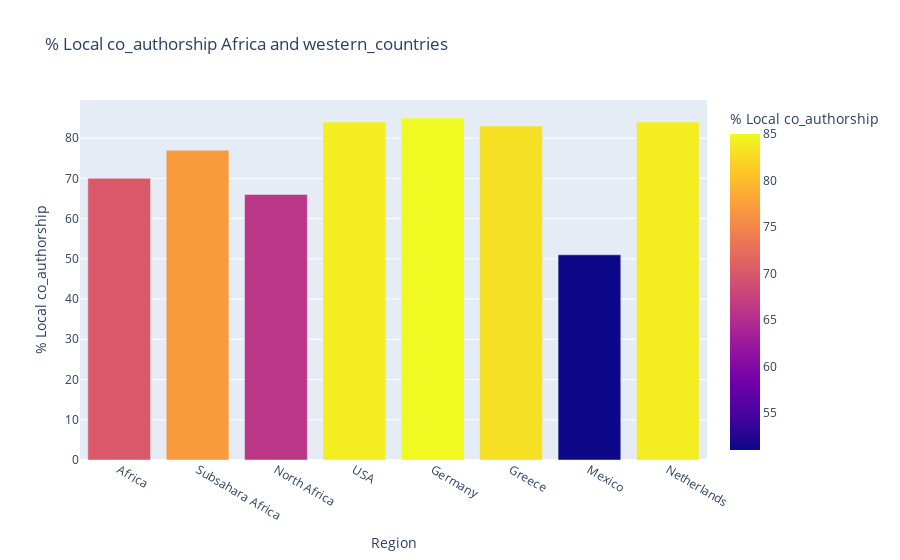

The notebook cell saved with this chart:
### Code cell
# Barplot using plotly
fig_6e = px.bar(Regional_comparison, x='Region',
                y='% Local co_authorship',color="% Local co_authorship", height=500,
                title="% Local co_authorship Africa and western_countries")
fig_6e.show()

### Figure 1 — Plotly figure (JSON) as saved in the notebook; plotly's stock layout.template omitted (floating-point values rounded to 4 significant figures)
{"data": [{"alignmentgroup": "True", "hovertemplate": "Region=%{x}<br>% Local co_authorship=%{marker.color}<extra></extra>", "legendgroup": "", "marker": {"color": [70, 77, 66, 84, 85, 83, 51, 84], "coloraxis": "coloraxis", "pattern": {"shape": ""}}, "name": "", "offsetgroup": "", "orientation": "v", "showlegend": false, "textposition": "auto", "type": "bar", "x": ["Africa", "Subsahara Africa", "North Africa", "USA", "Germany", "Greece", "Mexico", "Netherlands"], "xaxis": "x", "y": [70, 77, 66, 84, 85, 83, 51, 84], "yaxis": "y"}], "layout": {"autosize": true, "barmode": "relative", "coloraxis": {"colorbar": {"title": {"text": "% Local co_authorship"}}, "colorscale": [[0, "#0d0887"], [0.1111, "#46039f"], [0.2222, "#7201a8"], [0.3333, "#9c179e"], [0.4444, "#bd3786"], [0.5556, "#d8576b"], [0.6667, "#ed7953"], [0.7778, "#fb9f3a"], [0.8889, "#fdca26"], [1, "#f0f921"]]}, "legend": {"tracegroupgap": 0}, "title": {"text": "% Local co_authorship Africa and western_countries"}, "xaxis": {"anchor": "y", "autorange": true, "domain": [0, 1], "range": [-0.5, 7.5], "title": {"text": "Region"}, "type": "category"}, "yaxis": {"anchor": "x", "autorange": true, "domain": [0, 1], "range": [0, 89.47], "title": {"text": "% Local co_authorship"}, "type": "linear"}}}
